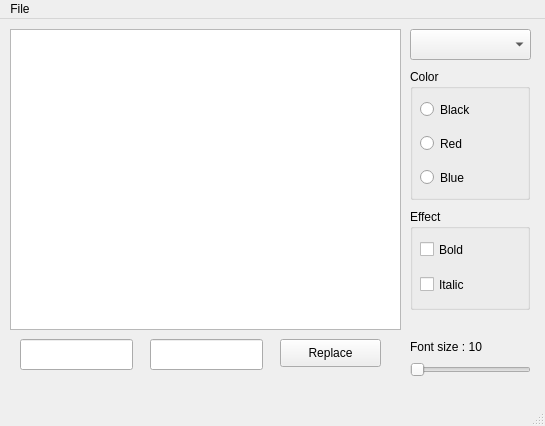
<?xml version="1.0" encoding="UTF-8"?>
<ui version="4.0">
 <class>MainWindow</class>
 <widget class="QMainWindow" name="MainWindow">
  <property name="geometry">
   <rect>
    <x>0</x>
    <y>0</y>
    <width>545</width>
    <height>426</height>
   </rect>
  </property>
  <property name="windowTitle">
   <string>textEditor</string>
  </property>
  <widget class="QWidget" name="centralwidget">
   <widget class="QTextEdit" name="textEdit">
    <property name="geometry">
     <rect>
      <x>10</x>
      <y>10</y>
      <width>391</width>
      <height>301</height>
     </rect>
    </property>
   </widget>
   <widget class="QComboBox" name="comboBox">
    <property name="geometry">
     <rect>
      <x>410</x>
      <y>10</y>
      <width>121</width>
      <height>31</height>
     </rect>
    </property>
   </widget>
   <widget class="QGroupBox" name="groupBox">
    <property name="geometry">
     <rect>
      <x>410</x>
      <y>50</y>
      <width>120</width>
      <height>131</height>
     </rect>
    </property>
    <property name="title">
     <string>Color</string>
    </property>
    <widget class="QRadioButton" name="radioButton_black">
     <property name="geometry">
      <rect>
       <x>10</x>
       <y>30</y>
       <width>108</width>
       <height>21</height>
      </rect>
     </property>
     <property name="text">
      <string>Black</string>
     </property>
    </widget>
    <widget class="QRadioButton" name="radioButton_red">
     <property name="geometry">
      <rect>
       <x>10</x>
       <y>64</y>
       <width>108</width>
       <height>21</height>
      </rect>
     </property>
     <property name="text">
      <string>Red</string>
     </property>
    </widget>
    <widget class="QRadioButton" name="radioButton_blue">
     <property name="geometry">
      <rect>
       <x>10</x>
       <y>98</y>
       <width>108</width>
       <height>21</height>
      </rect>
     </property>
     <property name="text">
      <string>Blue</string>
     </property>
    </widget>
   </widget>
   <widget class="QGroupBox" name="groupBox_2">
    <property name="geometry">
     <rect>
      <x>410</x>
      <y>190</y>
      <width>120</width>
      <height>101</height>
     </rect>
    </property>
    <property name="title">
     <string>Effect</string>
    </property>
    <widget class="QCheckBox" name="checkBox_bold">
     <property name="geometry">
      <rect>
       <x>10</x>
       <y>30</y>
       <width>96</width>
       <height>21</height>
      </rect>
     </property>
     <property name="text">
      <string>Bold</string>
     </property>
    </widget>
    <widget class="QCheckBox" name="checkBox_italic">
     <property name="geometry">
      <rect>
       <x>10</x>
       <y>60</y>
       <width>96</width>
       <height>31</height>
      </rect>
     </property>
     <property name="text">
      <string>Italic</string>
     </property>
    </widget>
   </widget>
   <widget class="QSlider" name="horizontalSlider">
    <property name="geometry">
     <rect>
      <x>410</x>
      <y>340</y>
      <width>121</width>
      <height>22</height>
     </rect>
    </property>
    <property name="orientation">
     <enum>Qt::Horizontal</enum>
    </property>
   </widget>
   <widget class="QLabel" name="label_slider_value">
    <property name="geometry">
     <rect>
      <x>410</x>
      <y>317</y>
      <width>111</width>
      <height>21</height>
     </rect>
    </property>
    <property name="text">
     <string>Font size : 10</string>
    </property>
   </widget>
   <widget class="QLineEdit" name="lineEdit_replace_src">
    <property name="geometry">
     <rect>
      <x>20</x>
      <y>320</y>
      <width>113</width>
      <height>31</height>
     </rect>
    </property>
   </widget>
   <widget class="QLineEdit" name="lineEdit_replace_dst">
    <property name="geometry">
     <rect>
      <x>150</x>
      <y>320</y>
      <width>113</width>
      <height>31</height>
     </rect>
    </property>
   </widget>
   <widget class="QPushButton" name="pushButton_replace">
    <property name="geometry">
     <rect>
      <x>280</x>
      <y>320</y>
      <width>101</width>
      <height>28</height>
     </rect>
    </property>
    <property name="text">
     <string>Replace</string>
    </property>
   </widget>
  </widget>
  <widget class="QMenuBar" name="menubar">
   <property name="geometry">
    <rect>
     <x>0</x>
     <y>0</y>
     <width>545</width>
     <height>26</height>
    </rect>
   </property>
   <widget class="QMenu" name="menuFile">
    <property name="title">
     <string>File</string>
    </property>
    <addaction name="actionOpen"/>
    <addaction name="actionSave"/>
   </widget>
   <addaction name="menuFile"/>
  </widget>
  <widget class="QStatusBar" name="statusbar"/>
  <action name="actionOpen">
   <property name="text">
    <string>Open</string>
   </property>
  </action>
  <action name="actionSave">
   <property name="text">
    <string>Save</string>
   </property>
  </action>
 </widget>
 <resources/>
 <connections/>
</ui>
